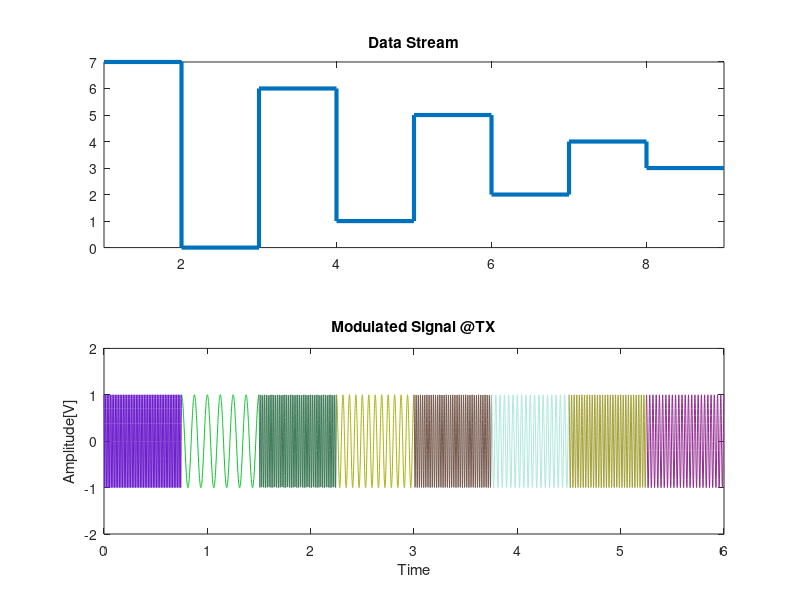
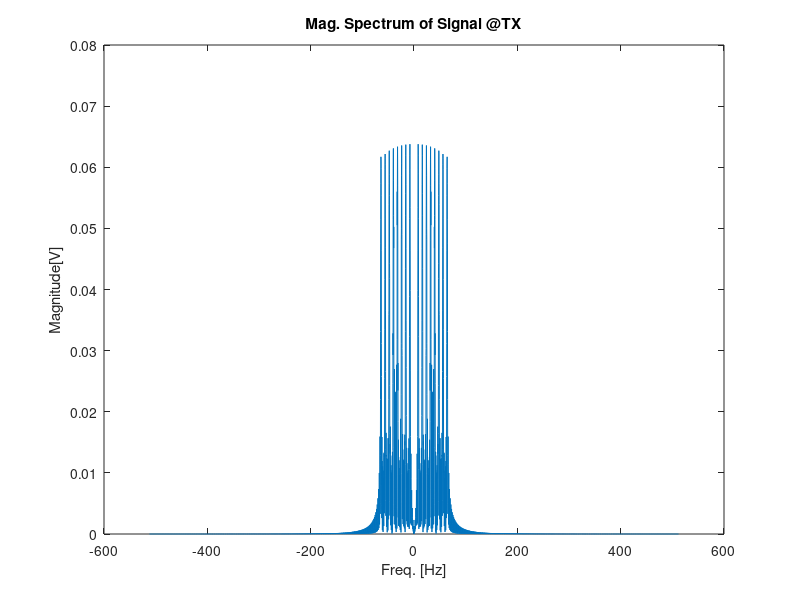
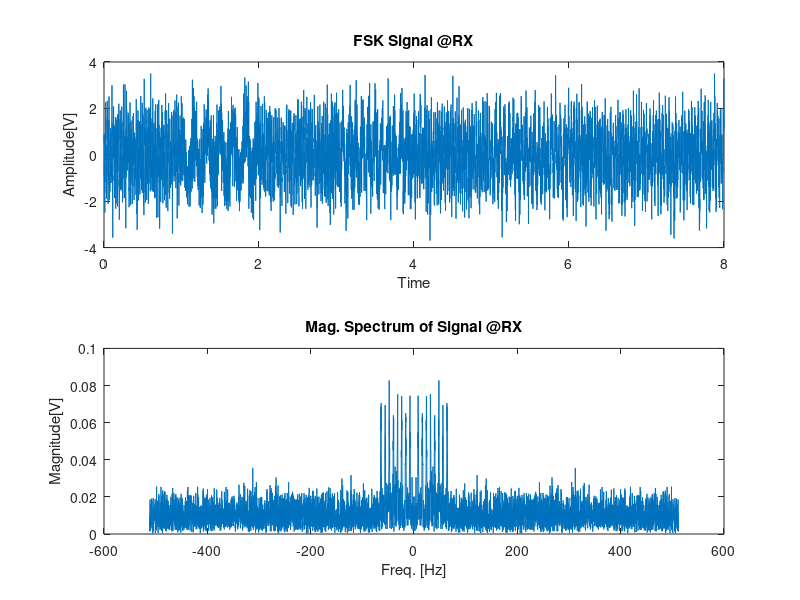
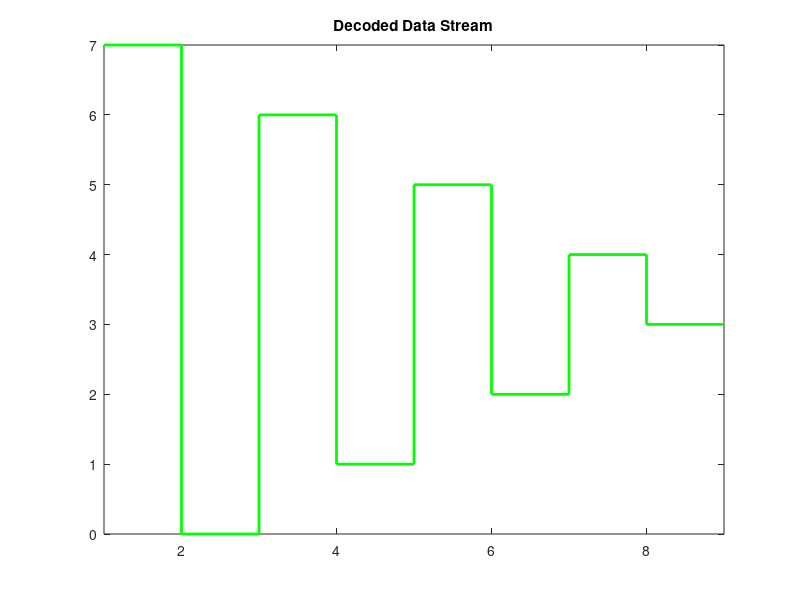

These figures' MATLAB source, in order: (Note: this script raises an error after producing the figures.)

freqs_for_visualization = true;
M=8;%change this value to have FSKs with different order
sym_num = 1; %number of symbols in stream
switch M
    case 2
        data=[0,1,0,1,0,1,0,1];
    case 4
        data=[0,3,1,2,0,3,1,2];
    case 8
        data=[7,0,6,1,5,2,4,3];
    otherwise
        data=randi([0 M-1],8,1);
end

colors = rand(M,3);
fc = 20e+3;
freqs=[];

if freqs_for_visualization == false 
    symDur=0.0005;
    freq_increment = 1/(2*symDur);
    freqs= linspace(fc,fc+M*freq_increment,M)
else
    symDur = 0.75
    freqs = linspace(M,M*M,M);
end

fs=freqs(end)*16; %set Fsampling 
Ts=1/fs;
mod = [];
figure;
vis_data = [data data(end)];%preprocess data stream for visualization
subplot(2,1,1);stairs(vis_data, 'LineWidth', 3);xlim([1 numel(vis_data)]);title("Data Stream")

for i=1:length(data)
    tSym = (i-1)*symDur:Ts:(symDur*i);% symbol duration
    tmp = cos(2*pi*tSym* freqs(data(i)+1));%%modulate data with corresponding frequency
    mod = [mod tmp];%append the symbol duration to complete signal
    subplot(2,1,2);plot(tSym,tmp,'color', colors(data(i)+1,:));
    title("Modulated Signal @TX");xlabel('Time');ylabel("Amplitude[V]")
    hold on; axis([0 tSym(end) -2 2]);
    hold on
end

F = linspace(-fs/2,fs/2, numel(mod));%frequency range for plotting
t = linspace(0,numel(data),numel(mod));%time range for plotting
fft_TX = fftshift(abs(fft(mod)));
fft_TX = 1/numel(fft_TX)*fft_TX;%Mag spectrum of signal
figure;
plot(F,fft_TX);title("Mag. Spectrum of Signal @TX");xlabel('Freq. [Hz]');ylabel("Magnitude[V]")


figure;
noisy_sig = awgn(mod,-2,'measured');%pass signal through awgn ch.
subplot(2,1,1);plot(t,noisy_sig);title("FSK Signal @RX");xlabel('Time');ylabel("Amplitude[V]")

fft_NO = fftshift(abs(fft(noisy_sig)));
fft_NO = 1/numel(fft_NO)*fft_NO;%spectrum @ RX
subplot(2,1,2);plot(F,fft_NO);title("Mag. Spectrum of Signal @RX");
xlabel('Freq. [Hz]');ylabel("Magnitude[V]")

n_sym=numel(data);
n_mod=numel(mod); 
sPerSymb = n_mod/n_sym;%sample per symbol
n_freqs=numel(freqs)

correlator = zeros(n_sym,n_freqs);%preallocation for demoding
%each row is repsenting period for one symbol
%columns are representing the correlator output for a freq in a sym period

for i=1:n_sym
    tSym = (i-1)*symDur:Ts:(symDur*i);
    tSym
    for j=1:n_freqs
        out = noisy_sig((i-1)*sPerSymb+1:i*sPerSymb).*cos(2*pi*tSym* freqs(j));
        %multiplying with cos waves at expected freqs in above line
        correlator(i,j) = trapz(tSym,out);
        %integrating multiplied signal and inserting to a matrix
    end
end

[Maxes,I] = max(correlator,[],2);
%in each row, max valued element's index-1 corresponds to symbol
decoded_data = (I-1)'
data


figure;
vis_dec_data = [decoded_data decoded_data(end)];
stairs(vis_dec_data, 'LineWidth', 2,'color',[0 1 0]);xlim([1 numel(vis_dec_data)]);title("Decoded Data Stream")

%% Compare BER and Power Efficiencies
EbNo = (-5:10)';

ber2 = berawgn(EbNo,'fsk',2,'coherent');
ber4 = berawgn(EbNo,'fsk',4,'coherent');
ber8 = berawgn(EbNo,'fsk',8,'coherent');
figure;
semilogy(EbNo,[ber2 ber4 ber8], 'LineWidth',2); xlabel("dB"); ylabel("BER");
legend('2FSK','4FSK','8FSK') ;

%% Compare BW Efficiencies
Ms = (2:256);
bwEff = 2.*log2(Ms)./Ms
figure;
semilogy(Ms,[bwEff], 'LineWidth',4); xlabel("M"),
title("MFSK Bandwith Efficiency");ylabel("Bandwidth Effieciency [b/s/Hz]");xlim([2 256])